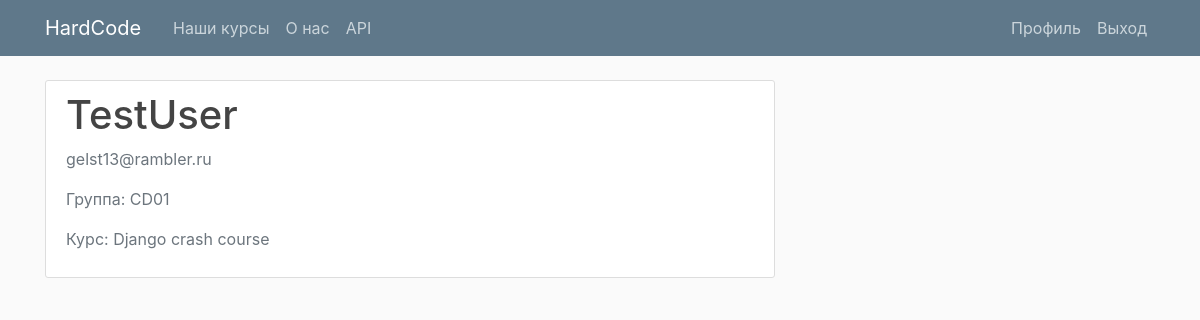
/profile/ (signed in), run on an earlier commit of the app's database.
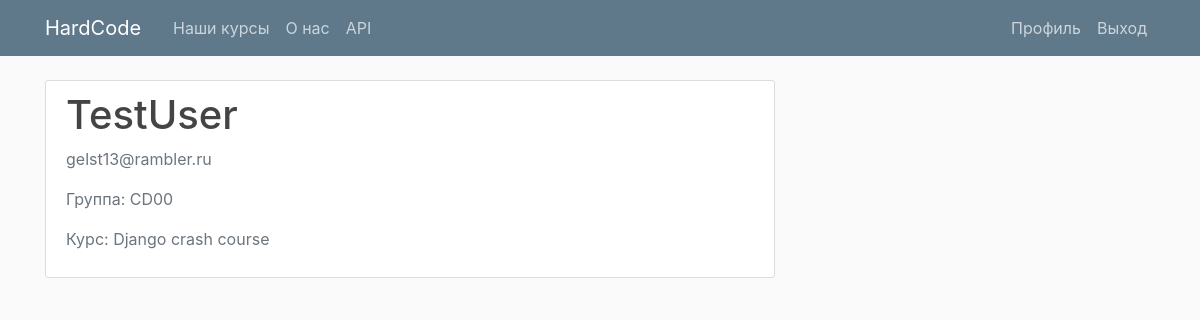
And on a later commit of the database.
### users/models.py (models this page shows, shortened)
class Profile(models.Model):
    user = models.OneToOneField(User, on_delete=models.CASCADE)
    team = models.ForeignKey(Team, on_delete=models.SET_NULL, null=True, blank=True)
    @property
    def course(self):
        if self.team:
            return self.team.course
        else:
            return None

### edu/models.py (models this page shows, shortened)
class Team(models.Model):
    name = models.CharField(max_length=10)
    course = models.ForeignKey(Product, on_delete=models.CASCADE)

class Product(models.Model):
    author = models.CharField(max_length=100)
    title = models.CharField(max_length=200)
    start_date_time = models.DateTimeField()
    price = models.FloatField()
    min_users = models.IntegerField()
    max_users = models.IntegerField()
    def __str__(self):
        return self.title

### users/views.py (the view)
# urls.py: path('profile/', user_views.profile, name='profile'),
@login_required
def profile(request):
    context = {
               'profile': request.user.profile
                }
    return render(request, 'users/profile.html', context=context)

### users/templates/users/profile.html
{% extends "EDU/base.html" %}
{% load crispy_forms_tags %}
{% block content %}
    <div class="content-section">
      <div class="media">
        <div class="media-body">
          <h2 class="account-heading">{{ user.username }}</h2>
          <p class="text-secondary">{{ user.email }}</p>
          <p class="text-secondary">Группа: {{ profile.team.name }}</p>
          <p class="text-secondary">Курс: {{ profile.course }}</p>
        </div>
      </div>
    </div>
{% endblock content %}

What changed in the data, as far as the page shows it:
changed through a linked row, Profile "Django crash course": team.name "CD01" → "CD00"
